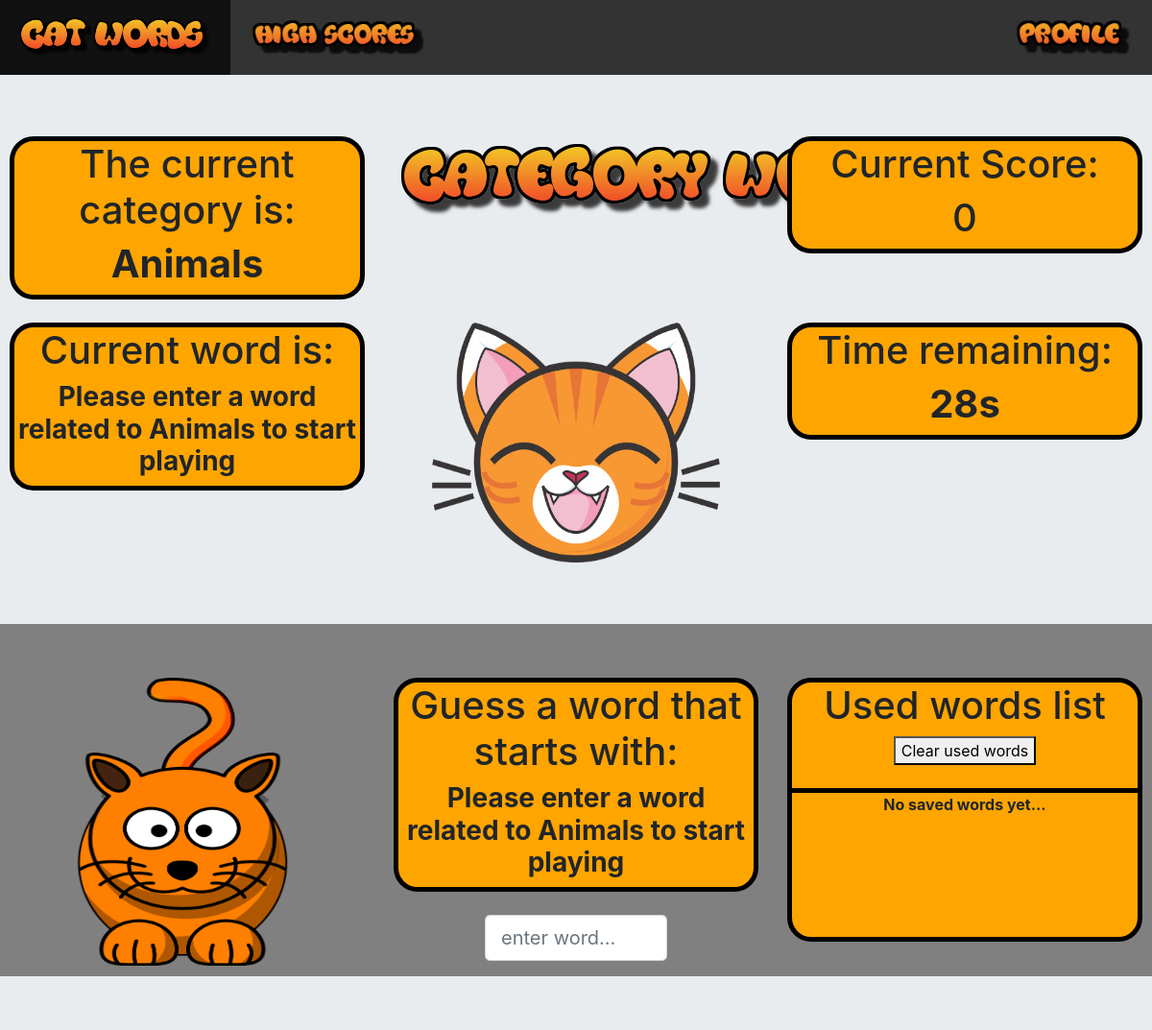
The app's page /game/play/, older data.
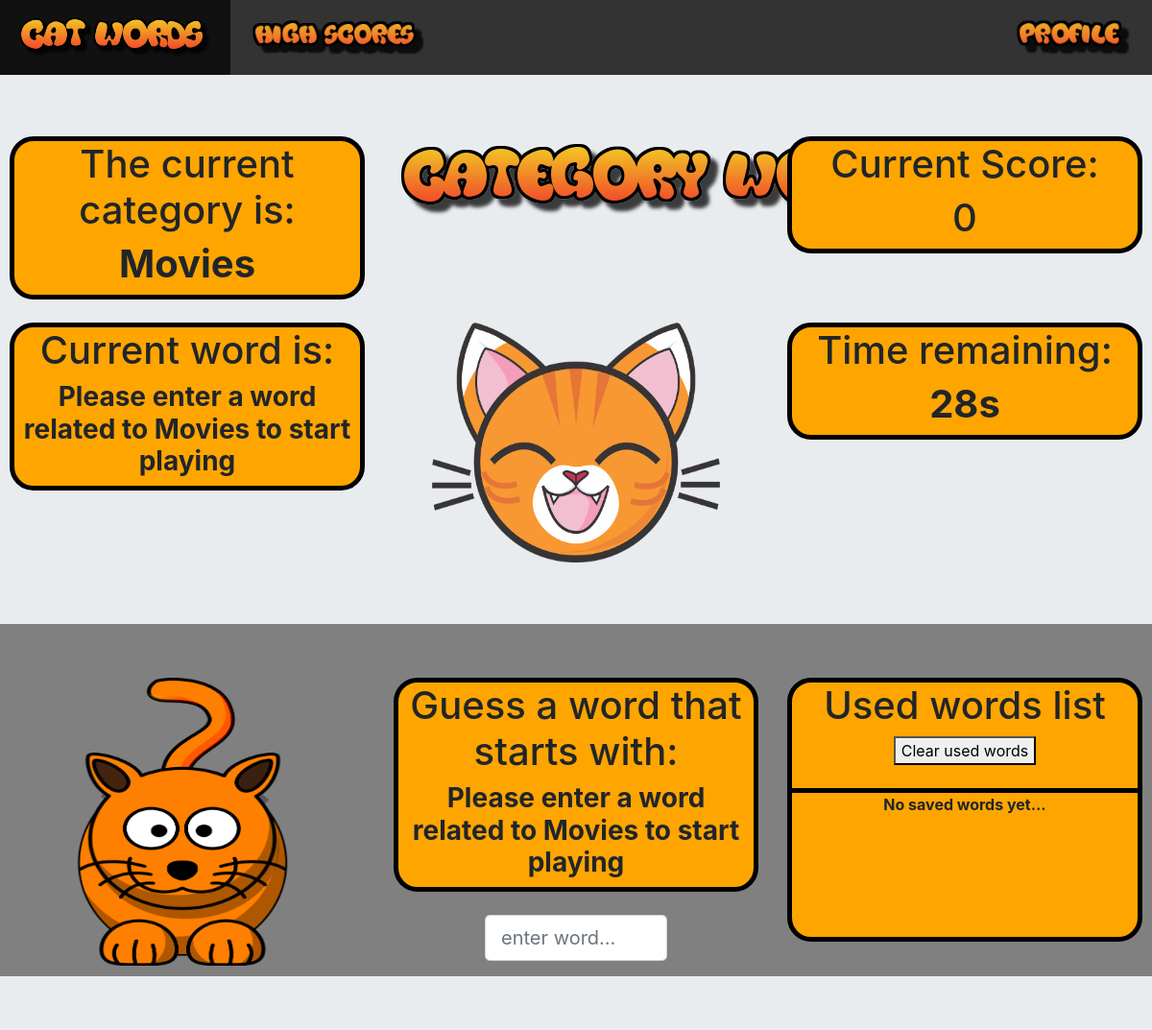
The same page, newer data.
### game/models.py (models this page shows, shortened)
class CurrentCategory(models.Model):
	class Meta:
		verbose_name_plural = "current categories"
	current_category_text = models.CharField(max_length=200)

### game/views.py (the view, shortened to what this page needs)
# urls.py: path('game/', include('game.urls')),
def game(request):
	if request.GET.get('clear_saved_words'):
		current_category = CurrentCategory.objects.get(id=1)
		current_score = calculateScore(0)
		clearAllSavedWords()
		args = {
		'category': current_category.current_category_text,
		'current_score': current_score
		}
		return render(request, 'game/game.html', args)
	else:
		current_category = CurrentCategory.objects.get(id=1)
		return render(request, 'game/game.html', {'category': current_category.current_category_text})

### game/templates/game/game.html (shortened to what this page needs)
{% extends 'base.html' %}
{% block content %}
{% load static %}
<div class="jumbotron jumbotron-fluid">
    <div class="row">
        <div class="col-lg-4">
            <div id="categoryTitle">
                <h1>The current category is:</h1>
                <h1><strong>{{category}}</strong></h1>
            </div>
        </div>
        <div class="col-lg-4">
            <img src="{% static 'game/images/catWords.png' %}">
        </div>
        <div class="col-lg-4">
            <div id="currentScore">
                <h1>Current Score: </h1>
                {% if current_score %}
                <h1><strong>{{ current_score }}</strong></h1>
                {% else %}
                <h1>0</h1>
                {% endif %}
            </div>
        </div>
    </div>
    <br>
    <div class="row">
        <div class="col-lg-4">
            <div id="currentWord">
                <h1>Current word is: </h1>
                {% if current_word %}
                <h1><strong>{{current_word}}</strong></h1>
                {% else %}
                <h3><strong>Please enter a word related to {{category}} to start playing</strong></h3>
                {% endif %}
            </div>
        </div>
        <div class="col-lg-4">
            <img id="catImage2" src="{% static 'game/images/cartoon-cat3.png' %}">
        </div>
        <div class="col-lg-4">
            <div id='countdownContainer'>
                <h1>Time remaining:</h1>
                <h1><strong id="countdownTimer"></strong></h1>
            </div>
        </div>
    </div>
</div>
<br>
<div class="row">
    <div class="col-lg-4">
        <img id="catImage3" src="{% static 'game/images/cartoon-cat2.png' %}"/>
    </div>
    <div class="col-lg-4">
        <div id="guessWord">
            <h1>Guess a word that starts with: </h1>
            {% if letter_guess %}
            <h1><strong>{{ letter_guess }}</strong></h1>
            {% else %}
            <h3><strong>Please enter a word related to {{category}} to start playing</strong></h3>
            {% endif %}
        </div>
        <br>
        <form action="" id="currentWordForm" method="post">
            <input id="enterWordForm" class="form-control form-control-lg" name="current_word" type="text" placeholder="enter word...">
            <br>
            <button id="saveWordButton" type="submit" class="btn btn-outline-warning btn-lg active">Save Word!</button>
        </form>
    </div>
    <div class="col-lg-4">
        <div id="usedWordsList">
            <div id="usedWordsListTitle">
                <h1>Used words list</h1>
                <form action="" method="get">
                    <button type="submit" value="Clear saved words" name="clear_saved_words">Clear used words</button>
                </form>
                <br>
            </div>
            {% if saved_words %}
            <ul class="unstyledList">
                {% for word in saved_words %}
                <li><strong>{{word}}</strong></li>
                {% endfor %}
            </ul>
            {% else %}
            <p><strong>No saved words yet...</strong></p>
            {% endif %}
        </div>
    </div>
</div>
{% endblock content %}

### game/templates/base.html (shortened to what this page needs)
{% load static %}
<!DOCTYPE html>
<html>
    <head>
		<link rel="stylesheet" href="https://stackpath.bootstrapcdn.com/bootstrap/4.3.1/css/bootstrap.min.css">
        <link rel="stylesheet" type="text/css" href="{% static 'game/style.css' %}">
    </head>
    <body>
	{% include "game/topnav.html" %}
    {% block content %}
    {% endblock content %}
    </body>
</html>

### game/templates/game/topnav.html
{% load static %}
<ul class="topNav">
  <li class="topNav"><a class="topNav" href="{% url 'game:index' %}"><img class="textLogo" src="{% static 'game/images/catWordsText.png' %}"></a></li>
  <li class="topNav"><a class= "topNav" href="{% url 'game:scores' %}"><img class="textLogo" src="{% static 'game/images/highScoreText.png' %}"></a></li>
  <li class="topNav" style="float:right"><a class="topNav" href="{% url 'game:profile' %}"><img class="textLogo" src="{% static 'game/images/profileText.png' %}"></a></li>
</ul>

### game/static/game/style.css (style rules this page uses)
body { margin: 0; text-align: center; background-color: grey; }
ul.topNav { list-style-type: none; margin: 0; padding: 0; overflow: hidden; background-color: #333; }
li.topNav { float: left; }
li a.topNav { display: block; color: white; text-align: center; padding: 14px 16px; text-decoration: none; }
#saveWordButton { background: orange; }
#enterWordForm { width:50%; margin: auto; }
#currentScore { border: 1px solid black; border-width: thick; border-radius: 25px; background-color: orange; margin-right: 10px; }
#countdownContainer { border: 1px solid black; border-width: thick; border-radius: 25px; background-color: orange; margin-right: 10px; }
#currentWord { border: 1px solid black; border-width: thick; border-radius: 25px; background-color: orange; margin-left: 10px; }
#guessWord { border: 1px solid black; border-width: thick; border-radius: 25px; background-color: orange; }
#categoryTitle { border: 1px solid black; border-width: thick; border-radius: 25px; margin-left: 10px; background-color: orange; }
#usedWordsList { min-height: 75%; border: 1px solid black; border-width: thick; border-radius: 25px; margin-right: 10px; background-color: orange; }
#usedWordsListTitle { border-bottom: 1px solid black; border-width: thick; }
#catImage2 { width: 300px; height: 250px; }
#catImage3 { width: 250px; height: 300px; }
.textLogo { height: 50px; }

Row changes from the older to the newer data that the page shows:
changed CurrentCategory: current_category_text "Animals" → "Movies"
